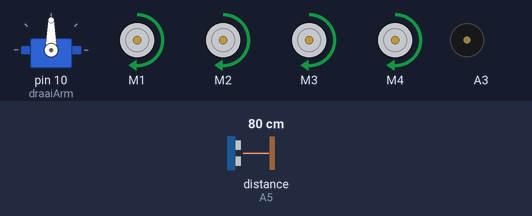
A sketch run on a simulated Arduino Uno, built with avr-gcc and run on an emulated ATmega328P. Parts: servo, 4 × DC motor (green arrow = forward, orange = backward, longer = faster), buzzer (waves = sounding). The test bench sets the inputs (shaded band); at power-on: distance to the obstacle (sensor on A5) 80 cm.

Above: at 1.8 s.
1.9 s: distance to the obstacle (sensor on A5) set to 23 cm
3.4 s: distance to the obstacle (sensor on A5) set to 18 cm
At 5.9 s:
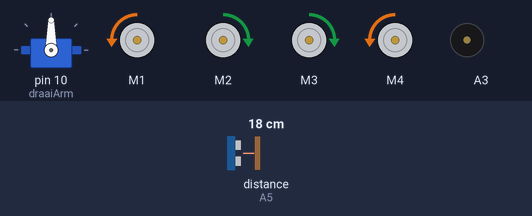
9.4 s: distance to the obstacle (sensor on A5) set to 35 cm
At 11.6 s:
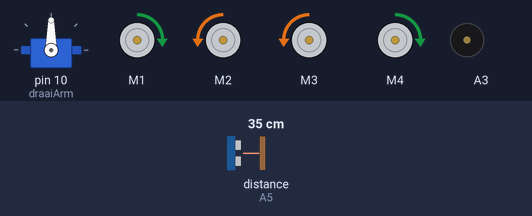
12.4 s: distance to the obstacle (sensor on A5) set to 2 cm
At 13.7 s:
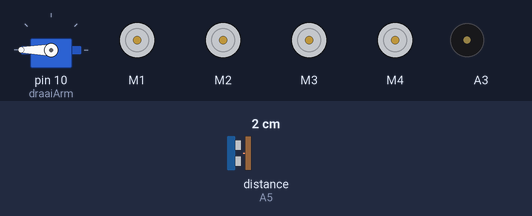
Timing chart, 0 to 16.4 s (numbered marks = the images above; inputs shaded):
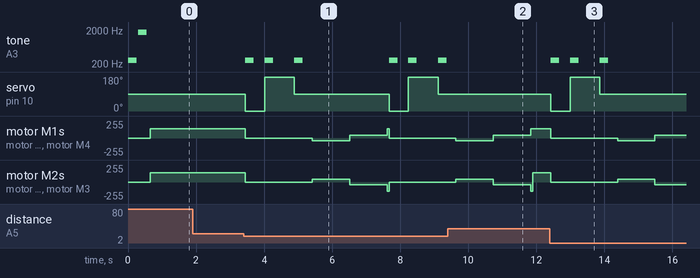

The sketch:

robot_v2.0.ino
```cpp
#include <NewPing.h>                 //Deze 4 regels openen de libraries, dit is niet belangrijk
#include <AFMotor.h>                 //voor deze les. Deze regels zorgen ervoor dat alle commando's
#include <Servo.h>                   //en taken die we hieronder aan de robot geven goed kunnen  worden
#include <TimerFreeTone.h>           //uitgevoerd (zoals een woordenboek ons een andere taal kan leren begrijpen)

NewPing sonar(A4, A5, 350);          //Deze regel geeft aan waaraan de Ping Sensor is verbonden.

AF_DCMotor motor1(1, MOTOR12_8KHZ);  //Deze 4 regels zorgen ervoor dat de hersenen van de robot weten welke
AF_DCMotor motor2(2, MOTOR12_8KHZ);  //motor welke is. Zodat we deze per motor makkelijk kunnen aanspreken.
AF_DCMotor motor3(3, MOTOR34_8KHZ);  //
AF_DCMotor motor4(4, MOTOR34_8KHZ);  //

Servo draaiArm;                      //Dit apparaat zorgt ervoor dat de sensor om zich heen kan kijken, met deze regel wordt hij gestart

//#####################################################################################################################
//#                                                                                                                   #
//#   De volgende waarden zijn integers, een moeilijk woord. Wat ze eigenlijk doen is het opslaan van informatie.     #
//#   Zo onthouden een specifiek stukje wat we ze zodadelijk aanrijken. Om iets te laten reageren op elkaar moeten    #
//#   we tijdelijk dingen opslaan, zie integers daarom ook als een teller.                                            #
//#                                                                                                                   #
//#####################################################################################################################

int afstand;                         //Deze integer slaat tijdelijk de afstand op als de robot vooruit rijdt.

int afstandLinks;                    //Op het moment dat de robot ziet dat vooruit niet meer gaat kijkt hij links
int afstandRechts;                   //en rechts. de afstand slaat hij hierin tijdelijk op.

int snelheid = 140 ;                 //0 is stil staat, 140 gas geven, stel deze waarde in op "140"
int snelheidDraaien = 40;           //Dit is de waarde die we samen hebben ingegeven, hij geeft nu 165 kracht als hij draait

int stopAfstand = 20;                //De aftsand van de muur waar hij stopt. (in centimeter)
                                     //1 meter is 100cm, houd deze waarde altijd boven de 1 en onder de 350

int linksKijken = 0;
int middenKijken = 90;
int rechtsKijken = 180;
```

_1_Setup.ino
```cpp
//#####################################################################################################################
//#                                                                                                                   #
//#   Dit stukje is de setup, hier zegt hij tegen de robot nog een keer wat gedaan moet worden, dit doet de robot     #
//#   maar één keer.                                                                                                  #
//#                                                                                                                   #
//#####################################################################################################################

void setup() {
  draaiArm.attach(10);
  startGeluid();
}
```

_2_Loop.ino
```cpp
//#####################################################################################################################
//#                                                                                                                   #
//#   Dit stukje is de loop, alles wat hierin wordt gezegd wordt constant opnieuw uitgevoerd,                         #
//#   als hij bij de laatste regel is dan begint hij weer opnieuw.                                                    #
//#                                                                                                                   #
//#   let op, de code die hierin staat bevat verwijzingen, deze kunnen in andere tabbladen staan. Deze hebben dan     #
//#   dezelfde naam, de eerste die we tegen komen is "vooruit();", deze staat in het tabblad "bewegingen".            #
//#                                                                                                                   #
//#####################################################################################################################

void loop() {
  backUp();
  motor1.setSpeed(snelheid);          //Deze 4 regels sturen de motoren aan, hij zegt elke keer weer
  motor2.setSpeed(snelheid);          //tegen de wielen dat ze op een bepaalde snelheid moeten gaan
  motor3.setSpeed(snelheid);          //rijden, deze snelheid hebben jullie als het goed is al ingevuld
  motor4.setSpeed(snelheid);          //kijk het even voor de zekerheid na.

  delay(50);                          //Deze regel geeft aan dat de loop (zoals we al hadden uitgelegd) niet te snel gaat. als deze te snel gaat kunnen de hersens van de robot dit niet aan.

  unsigned int uS = sonar.ping();     //Deze regel zegt tegen de robot wat de afstand van de muur is. Hier hoeven jullie nog niets mee te doen.

  int afstand = uS / US_ROUNDTRIP_CM; //Net als bij de tennisbal weten we alleen hoe lang het duurt om de bal te gooien en te vangen,
                                      //deze regel zorgt ervoor dat het omgerekend wordt naar centimeter en daarom ook begrijpelijk is voor ons.

  if(afstand == 0 || afstand >=stopAfstand){
    vooruit();                        //De robot blijft vooruit rijden.

    kijkVooruit();                    //De robot kijkt vooruit, ook meet hij gelijk de afstand van de muur af, de afstand hebben jullie
                                      //als het goed is als ingesteld, zo niet scroll dan even naar boven en zoek naar "stopAfstand".
  }
  if (afstand <= stopAfstand && afstand >=1){
    handrem();                        //Als de stopAfstand zoals jullie al hebben benoemnd is bereikt, dan zal de robot op de rem gaan.
    kijkOmheen();                     //Zodra de robot gestopt
  }
}
```

_3_Bewegingen.ino
```cpp
void vooruit(){
  motor1.run(FORWARD);
  motor2.run(FORWARD);
  motor3.run(FORWARD);
  motor4.run(FORWARD);
}

void achteruit(){
  motor1.run(BACKWARD);
  motor2.run(BACKWARD);
  motor3.run(BACKWARD);
  motor4.run(BACKWARD);
}

void handrem() {
  motor1.run(RELEASE);
  motor2.run(RELEASE);
  motor3.run(RELEASE);
  motor4.run(RELEASE);
}

void draaiRechts() {
  motor1.setSpeed(snelheidDraaien);
  motor2.setSpeed(snelheidDraaien);
  motor3.setSpeed(snelheidDraaien);
  motor4.setSpeed(snelheidDraaien);
  motor1.run(FORWARD);
  motor2.run(BACKWARD);
  motor3.run(BACKWARD);
  motor4.run(FORWARD);
  delay(1100);
}

void draaiLinks() {
  motor1.setSpeed(snelheidDraaien);
  motor2.setSpeed(snelheidDraaien);
  motor3.setSpeed(snelheidDraaien);
  motor4.setSpeed(snelheidDraaien);
  motor1.run(BACKWARD);
  motor2.run(FORWARD);
  motor3.run(FORWARD);
  motor4.run(BACKWARD);
  delay(1100);
}
```

_4_Geluiden.ino
```cpp
void startGeluid() {
  TimerFreeTone(A3, 262, 250);
  delay(50);
  TimerFreeTone(A3, 1700, 250);
  delay(50);
}
```

_5_Bewegingen_Draaiarm.ino
```cpp
void kijkVooruit() {   // Deze regel zorgt ervoor dat de servo (draai-motor)
  draaiArm.write(90); // weet welke kant hij op moet kijken. Hij stelt hem
}                      // elke keer in het midden.

void kijkOmheen(){
//  De servo kijkt naar links, hier neemt hij de afstand op en maakt een kort geluidje.
  draaiArm.write(linksKijken);
  afstandLinks = sonar.ping();
  TimerFreeTone(A3, 262, 250);
  delay(320);

// De servo draait nu helemaal naar rechts, kijkt hier hoeveel afstand hij heeft en maakt hier ook weer een geluidje.
  draaiArm.write(rechtsKijken);
  TimerFreeTone(A3, 262, 250);
  delay(620);
  afstandRechts = sonar.ping();

// De servo kijkt weer naar het midden en maakt een geluidje. Hij neemt niet de afstand op want hij is al gestopt en weet dat er geen plaats is om vooruit te gaan rijden.
  draaiArm.write(middenKijken);
  TimerFreeTone(A3, 262, 250);
  delay(275);

// Nu de robot weet hoeveel ruimte en links en rechts is kan hij beslissen welke kant hij op wilt rijden. Hiervoor kunnen we in het tabblad kiesrichting kijken.
  kiesRichting();
}
```

_6_Kies_Richting.ino
```cpp
void kiesRichting() {
  if (afstandLinks == 0 && afstandRechts == 0) {
    draaiLinks();
  }
  if (afstandLinks == 0 && afstandRechts <= 300 && afstandRechts >=2) {
    draaiLinks();
  }
  if (afstandRechts == 0 && afstandLinks <= 300 && afstandLinks >=2) {
    draaiRechts();
  }
  if (afstandLinks >= afstandRechts && afstandLinks >= 2 && afstandRechts >= 2) {
     draaiLinks();
  }
  if (afstandLinks <= afstandRechts && afstandLinks >= 2 && afstandRechts >= 2){
     draaiRechts();
  }
}
```

_999_project.ino
```cpp
//#####################################################################################################################
//#                                                                                                                   #
//#   Dit tabblad is aangemaakt als back-up, wanneer jullie een waarde invullen en deze niet klopt, wordt deze        #
//#   terug gezet. Jullie hoeven niets te doen met dit tabblad, als alles goed is gedaan dan wordt dit tabblad ook    #
//#   niet gebruikt.                                                                                                  #
//#                                                                                                                   #
//#####################################################################################################################

void backUp(){
   if(snelheid >= 180){
     snelheid = 90;
   }
   if(snelheidDraaien >= 180){
     snelheidDraaien = 100;
   }
}
```

Measured:
- the behaviour switches between 21 and 20 cm on distance to the obstacle (sensor on A5) (found by bisection; images 0 and 1)
- after the input at 1.9 s, every drawn part: stays the same
- after the input at 3.4 s, tone on A3: plays 262 Hz for 0.25 s, 262 Hz for 0.25 s, 262 Hz for 0.25 s, 262 Hz for 0.25 s, 262 Hz for 0.25 s, 262 Hz for 0.25 s, starting after 0.05 s; servo on pin 10 (draaiArm): 90° → 0° after 0.05 s, → 180° 0.57 s later, → 90° 0.87 s later, → 0° 2.8 s later, … (6 changes in this stretch)
- after the input at 9.4 s, tone on A3: stays silent (without the input it goes to 262 Hz after 2.5 s); servo on pin 10 (draaiArm): stays 90° (without the input it goes to 0° after 2.5 s); motor M1, motor M4: goes on until 11.8 s, then stays forward 140/255
- after the input at 12.4 s, tone on A3: goes 262 Hz 0.25 s, silent 0.32 s, 262 Hz 0.25 s, silent 0.62 s, 262 Hz 0.25 s, then silent, starting at once; servo on pin 10 (draaiArm): 90° → 0° at once, → 180° 0.57 s later, → 90° 0.87 s later
